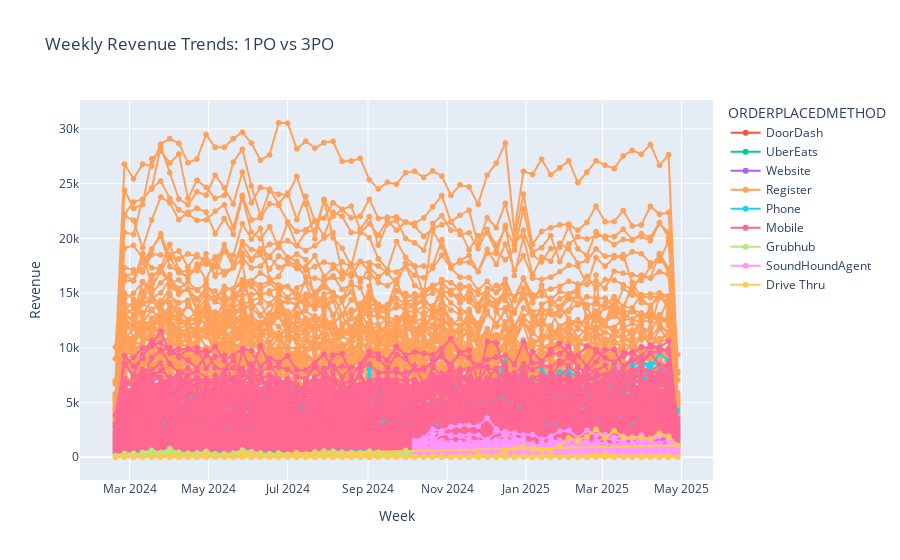

The notebook cell this image was saved under:
### Code cell
import pandas as pd
import plotly.express as px

# Plot line chart
fig = px.line(
a,
    x='WeekStartDate',
    y='WeeklyNetAmount',
    color='ORDERPLACEDMETHOD',
    markers=True,
    title='Weekly Revenue Trends: 1PO vs 3PO',
    labels={'Business\nDate': 'Week', 'Revenue': 'Total Revenue'}
)

fig.update_layout(xaxis_title='Week', yaxis_title='Revenue')
fig.show()

### Figure 1 — Plotly figure (JSON) as saved in the notebook; plotly's stock layout.template omitted (floating-point values rounded to 4 significant figures; data arrays with more than 128 entries replaced by an {"elided": "..."} marker saying what was removed)
{"data": [{"hovertemplate": "ORDERPLACEDMETHOD=DoorDash<br>WeekStartDate=%{x}<br>WeeklyNetAmount=%{y}<extra></extra>", "legendgroup": "DoorDash", "line": {"color": "#EF553B", "dash": "solid"}, "marker": {"symbol": "circle"}, "mode": "lines+markers", "name": "DoorDash", "showlegend": true, "type": "scattergl", "x": {"elided": "4747 str values"}, "xaxis": "x", "y": {"elided": "4747 float values"}, "yaxis": "y"}, {"hovertemplate": "ORDERPLACEDMETHOD=UberEats<br>WeekStartDate=%{x}<br>WeeklyNetAmount=%{y}<extra></extra>", "legendgroup": "UberEats", "line": {"color": "#00cc96", "dash": "solid"}, "marker": {"symbol": "circle"}, "mode": "lines+markers", "name": "UberEats", "showlegend": true, "type": "scattergl", "x": {"elided": "4016 str values"}, "xaxis": "x", "y": {"elided": "4016 float values"}, "yaxis": "y"}, {"hovertemplate": "ORDERPLACEDMETHOD=Website<br>WeekStartDate=%{x}<br>WeeklyNetAmount=%{y}<extra></extra>", "legendgroup": "Website", "line": {"color": "#ab63fa", "dash": "solid"}, "marker": {"symbol": "circle"}, "mode": "lines+markers", "name": "Website", "showlegend": true, "type": "scattergl", "x": {"elided": "4748 str values"}, "xaxis": "x", "y": {"elided": "4748 float values"}, "yaxis": "y"}, {"hovertemplate": "ORDERPLACEDMETHOD=Register<br>WeekStartDate=%{x}<br>WeeklyNetAmount=%{y}<extra></extra>", "legendgroup": "Register", "line": {"color": "#FFA15A", "dash": "solid"}, "marker": {"symbol": "circle"}, "mode": "lines+markers", "name": "Register", "showlegend": true, "type": "scattergl", "x": {"elided": "4751 str values"}, "xaxis": "x", "y": {"elided": "4751 float values"}, "yaxis": "y"}, {"hovertemplate": "ORDERPLACEDMETHOD=Phone<br>WeekStartDate=%{x}<br>WeeklyNetAmount=%{y}<extra></extra>", "legendgroup": "Phone", "line": {"color": "#19d3f3", "dash": "solid"}, "marker": {"symbol": "circle"}, "mode": "lines+markers", "name": "Phone", "showlegend": true, "type": "scattergl", "x": {"elided": "4691 str values"}, "xaxis": "x", "y": {"elided": "4691 float values"}, "yaxis": "y"}, {"hovertemplate": "ORDERPLACEDMETHOD=Mobile<br>WeekStartDate=%{x}<br>WeeklyNetAmount=%{y}<extra></extra>", "legendgroup": "Mobile", "line": {"color": "#FF6692", "dash": "solid"}, "marker": {"symbol": "circle"}, "mode": "lines+markers", "name": "Mobile", "showlegend": true, "type": "scattergl", "x": {"elided": "4748 str values"}, "xaxis": "x", "y": {"elided": "4748 float values"}, "yaxis": "y"}, {"hovertemplate": "ORDERPLACEDMETHOD=Grubhub<br>WeekStartDate=%{x}<br>WeeklyNetAmount=%{y}<extra></extra>", "legendgroup": "Grubhub", "line": {"color": "#B6E880", "dash": "solid"}, "marker": {"symbol": "circle"}, "mode": "lines+markers", "name": "Grubhub", "showlegend": true, "type": "scattergl", "x": {"elided": "2285 str values"}, "xaxis": "x", "y": {"elided": "2285 float values"}, "yaxis": "y"}, {"hovertemplate": "ORDERPLACEDMETHOD=SoundHoundAgent<br>WeekStartDate=%{x}<br>WeeklyNetAmount=%{y}<extra></extra>", "legendgroup": "SoundHoundAgent", "line": {"color": "#FF97FF", "dash": "solid"}, "marker": {"symbol": "circle"}, "mode": "lines+markers", "name": "SoundHoundAgent", "showlegend": true, "type": "scattergl", "x": {"elided": "2153 str values"}, "xaxis": "x", "y": {"elided": "2153 float values"}, "yaxis": "y"}, {"hovertemplate": "ORDERPLACEDMETHOD=Drive Thru<br>WeekStartDate=%{x}<br>WeeklyNetAmount=%{y}<extra></extra>", "legendgroup": "Drive Thru", "line": {"color": "#FECB52", "dash": "solid"}, "marker": {"symbol": "circle"}, "mode": "lines+markers", "name": "Drive Thru", "showlegend": true, "type": "scattergl", "x": {"elided": "726 str values"}, "xaxis": "x", "y": {"elided": "726 float values"}, "yaxis": "y"}], "layout": {"legend": {"title": {"text": "ORDERPLACEDMETHOD"}, "tracegroupgap": 0}, "title": {"text": "Weekly Revenue Trends: 1PO vs 3PO"}, "xaxis": {"anchor": "y", "domain": [0, 1], "title": {"text": "Week"}}, "yaxis": {"anchor": "x", "domain": [0, 1], "title": {"text": "Revenue"}}}}
